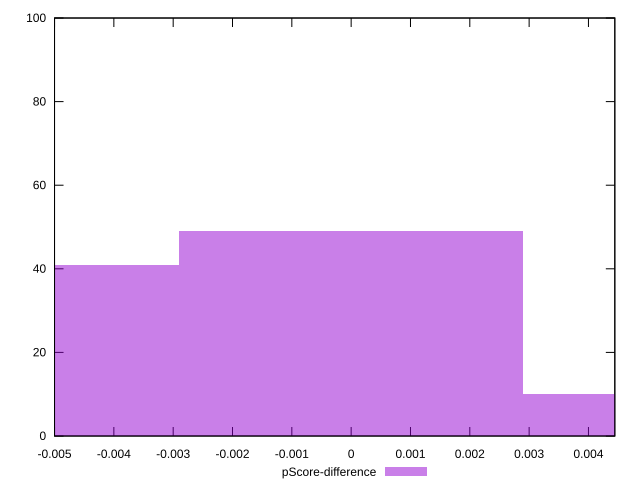

Source code (gnuplot):
reset

$pScoreDifference <<EOF
0 49
0.005808287807044429 10
-0.005808287807044429 41
EOF

set key outside below
set boxwidth 0.005808287807044429
set xrange [-0.0050000000000000044:0.004444444444444473]
set yrange [0:100]
set trange [0:100]
set style fill transparent solid 0.5 noborder
set terminal svg size 640, 490 enhanced background rgb 'white'
set output "report_00015_2021-02-09T16-11-33.973Z/unused-css-rules/samples/pages+cached/pScore-difference/histogram.svg"

plot $pScoreDifference title "pScore-difference" with boxes

reset
